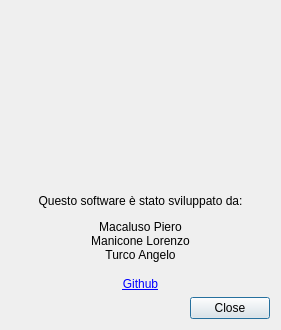
<?xml version="1.0" encoding="UTF-8"?>
<ui version="4.0">
 <class>AboutDialog</class>
 <widget class="QDialog" name="AboutDialog">
  <property name="geometry">
   <rect>
    <x>0</x>
    <y>0</y>
    <width>281</width>
    <height>330</height>
   </rect>
  </property>
  <property name="windowTitle">
   <string>Informazioni</string>
  </property>
  <property name="windowIcon">
   <iconset resource="../res.qrc">
    <normaloff>:/resources/resources/logo_img.svg</normaloff>:/resources/resources/logo_img.svg</iconset>
  </property>
  <layout class="QVBoxLayout" name="verticalLayout" stretch="2,1,0,0">
   <item>
    <widget class="QLabel" name="label_2">
     <property name="text">
      <string/>
     </property>
     <property name="pixmap">
      <pixmap resource="../res.qrc">:/resources/resources/logo.svg</pixmap>
     </property>
     <property name="alignment">
      <set>Qt::AlignCenter</set>
     </property>
     <property name="margin">
      <number>10</number>
     </property>
    </widget>
   </item>
   <item>
    <widget class="QLabel" name="label">
     <property name="text">
      <string>&lt;html&gt;&lt;head/&gt;&lt;body&gt;&lt;p align=&quot;center&quot;&gt;Questo software è stato sviluppato da:&lt;/p&gt;&lt;p align=&quot;center&quot;&gt;Macaluso Piero&lt;br/&gt;Manicone Lorenzo&lt;br/&gt;Turco Angelo&lt;/p&gt;&lt;/body&gt;&lt;/html&gt;</string>
     </property>
    </widget>
   </item>
   <item>
    <widget class="QLabel" name="label_3">
     <property name="text">
      <string>&lt;a href=&quot;https://www.github.com/pieromacaluso/RoomMonitor&quot;&gt;Github&lt;/a&gt;</string>
     </property>
     <property name="alignment">
      <set>Qt::AlignCenter</set>
     </property>
    </widget>
   </item>
   <item>
    <widget class="QDialogButtonBox" name="buttonBox">
     <property name="orientation">
      <enum>Qt::Horizontal</enum>
     </property>
     <property name="standardButtons">
      <set>QDialogButtonBox::Close</set>
     </property>
    </widget>
   </item>
  </layout>
 </widget>
 <resources>
  <include location="../res.qrc"/>
  <include location="../res.qrc"/>
 </resources>
 <connections>
  <connection>
   <sender>buttonBox</sender>
   <signal>accepted()</signal>
   <receiver>AboutDialog</receiver>
   <slot>accept()</slot>
   <hints>
    <hint type="sourcelabel">
     <x>248</x>
     <y>254</y>
    </hint>
    <hint type="destinationlabel">
     <x>157</x>
     <y>274</y>
    </hint>
   </hints>
  </connection>
  <connection>
   <sender>buttonBox</sender>
   <signal>rejected()</signal>
   <receiver>AboutDialog</receiver>
   <slot>reject()</slot>
   <hints>
    <hint type="sourcelabel">
     <x>316</x>
     <y>260</y>
    </hint>
    <hint type="destinationlabel">
     <x>286</x>
     <y>274</y>
    </hint>
   </hints>
  </connection>
 </connections>
</ui>
